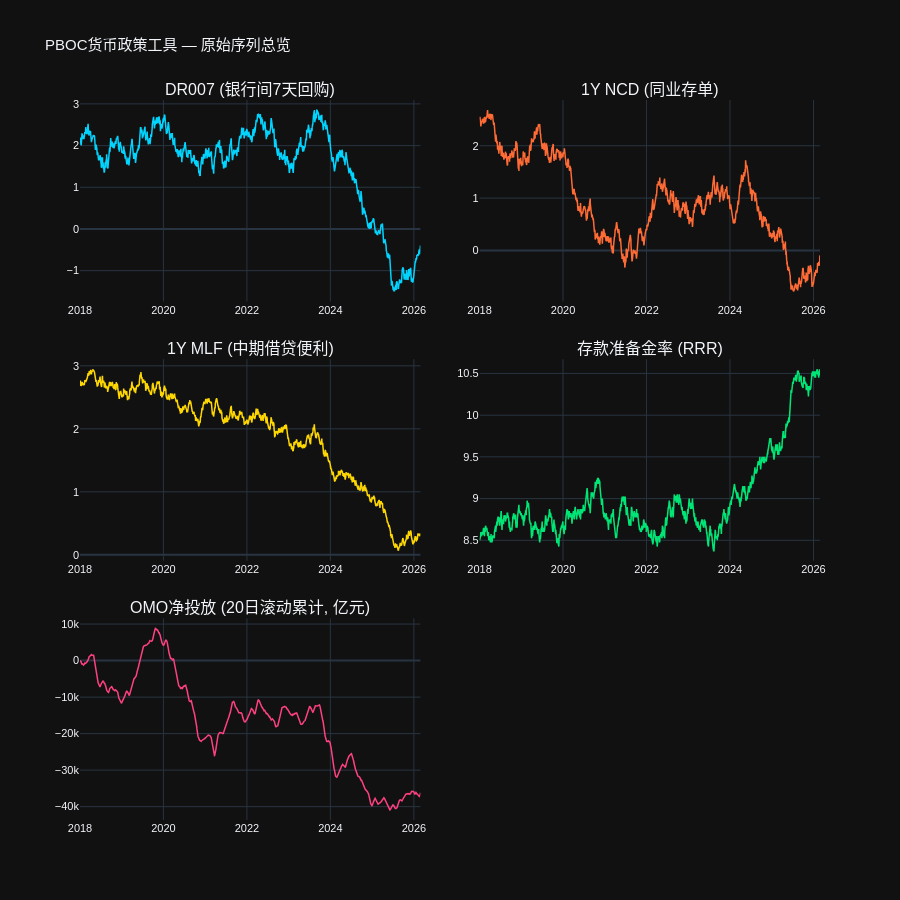

The code cell stored with this chart in its notebook:
### Code cell
# ============================================================================
# 1.2 原始数据可视化
# ============================================================================
fig = make_subplots(
    rows=3, cols=2,
    subplot_titles=("DR007 (银行间7天回购)", "1Y NCD (同业存单)",
                    "1Y MLF (中期借贷便利)", "存款准备金率 (RRR)",
                    "OMO净投放 (20日滚动累计, 亿元)", ""),
    vertical_spacing=0.08,
    horizontal_spacing=0.08,
)

colors = ["#00D4FF", "#FF6B35", "#FFD700", "#00E676", "#FF4081"]
plot_config = [
    ("DR007", 1, 1), ("NCD_1Y", 1, 2), ("MLF_1Y", 2, 1),
    ("RRR", 2, 2), ("OMO_NET", 3, 1),
]

for (col, row, c), color in zip(plot_config, colors):
    fig.add_trace(
        go.Scatter(
            x=raw_data.index, y=raw_data[col],
            name=col, line=dict(color=color, width=1.5),
            hovertemplate="%{x|%Y-%m-%d}<br>%{y:.3f}<extra></extra>",
        ),
        row=row, col=c,
    )

fig.update_layout(
    title="PBOC货币政策工具 — 原始序列总览",
    height=900, template=PLOTLY_TEMPLATE,
    showlegend=False,
    font=dict(family="SimHei, Arial", size=11),
)
fig.show()

### Figure 1 — Plotly figure (JSON) as saved in the notebook; plotly's stock layout.template omitted (floating-point values rounded to 4 significant figures; data arrays with more than 128 entries replaced by an {"elided": "..."} marker saying what was removed)
{"data": [{"hovertemplate": "%{x|%Y-%m-%d}<br>%{y:.3f}<extra></extra>", "line": {"color": "#00D4FF", "width": 1.5}, "name": "DR007", "type": "scatter", "x": {"elided": "2130 str values"}, "xaxis": "x", "y": {"elided": "2130 float values"}, "yaxis": "y"}, {"hovertemplate": "%{x|%Y-%m-%d}<br>%{y:.3f}<extra></extra>", "line": {"color": "#FF6B35", "width": 1.5}, "name": "NCD_1Y", "type": "scatter", "x": {"elided": "2130 str values"}, "xaxis": "x2", "y": {"elided": "2130 float values"}, "yaxis": "y2"}, {"hovertemplate": "%{x|%Y-%m-%d}<br>%{y:.3f}<extra></extra>", "line": {"color": "#FFD700", "width": 1.5}, "name": "MLF_1Y", "type": "scatter", "x": {"elided": "2130 str values"}, "xaxis": "x3", "y": {"elided": "2130 float values"}, "yaxis": "y3"}, {"hovertemplate": "%{x|%Y-%m-%d}<br>%{y:.3f}<extra></extra>", "line": {"color": "#00E676", "width": 1.5}, "name": "RRR", "type": "scatter", "x": {"elided": "2130 str values"}, "xaxis": "x4", "y": {"elided": "2130 float values"}, "yaxis": "y4"}, {"hovertemplate": "%{x|%Y-%m-%d}<br>%{y:.3f}<extra></extra>", "line": {"color": "#FF4081", "width": 1.5}, "name": "OMO_NET", "type": "scatter", "x": {"elided": "2130 str values"}, "xaxis": "x5", "y": {"elided": "2130 float values"}, "yaxis": "y5"}], "layout": {"annotations": [{"font": {"size": 16}, "showarrow": false, "text": "DR007 (银行间7天回购)", "x": 0.23, "xanchor": "center", "xref": "paper", "y": 1, "yanchor": "bottom", "yref": "paper"}, {"font": {"size": 16}, "showarrow": false, "text": "1Y NCD (同业存单)", "x": 0.77, "xanchor": "center", "xref": "paper", "y": 1, "yanchor": "bottom", "yref": "paper"}, {"font": {"size": 16}, "showarrow": false, "text": "1Y MLF (中期借贷便利)", "x": 0.23, "xanchor": "center", "xref": "paper", "y": 0.64, "yanchor": "bottom", "yref": "paper"}, {"font": {"size": 16}, "showarrow": false, "text": "存款准备金率 (RRR)", "x": 0.77, "xanchor": "center", "xref": "paper", "y": 0.64, "yanchor": "bottom", "yref": "paper"}, {"font": {"size": 16}, "showarrow": false, "text": "OMO净投放 (20日滚动累计, 亿元)", "x": 0.23, "xanchor": "center", "xref": "paper", "y": 0.28, "yanchor": "bottom", "yref": "paper"}], "font": {"family": "SimHei, Arial", "size": 11}, "height": 900, "showlegend": false, "title": {"text": "PBOC货币政策工具 — 原始序列总览"}, "xaxis": {"anchor": "y", "domain": [0, 0.46]}, "xaxis2": {"anchor": "y2", "domain": [0.54, 1]}, "xaxis3": {"anchor": "y3", "domain": [0, 0.46]}, "xaxis4": {"anchor": "y4", "domain": [0.54, 1]}, "xaxis5": {"anchor": "y5", "domain": [0, 0.46]}, "xaxis6": {"anchor": "y6", "domain": [0.54, 1]}, "yaxis": {"anchor": "x", "domain": [0.72, 1]}, "yaxis2": {"anchor": "x2", "domain": [0.72, 1]}, "yaxis3": {"anchor": "x3", "domain": [0.36, 0.64]}, "yaxis4": {"anchor": "x4", "domain": [0.36, 0.64]}, "yaxis5": {"anchor": "x5", "domain": [0, 0.28]}, "yaxis6": {"anchor": "x6", "domain": [0, 0.28]}}}
